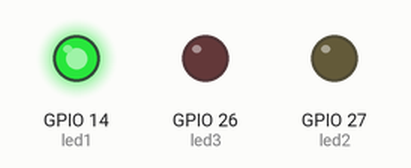
A program run on a simulated ESP32 board running MicroPython. Shown: output pins drawn as LEDs (lit = HIGH). Wiring (from the project's diagram.json): green LED on GPIO 14, red LED on GPIO 26, yellow LED on GPIO 27.

Above: at 2.5 s.
At 6.5 s:
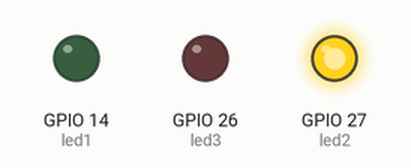
At 10.5 s:
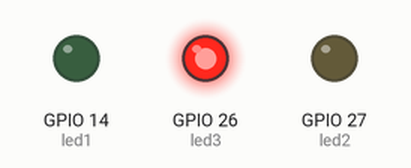
Timing chart, 0 to 16.9 s (numbered marks = the images above):
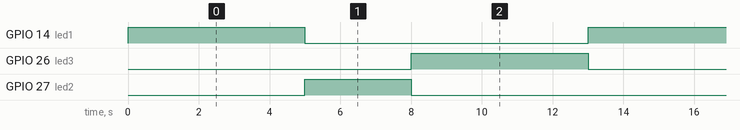

Measured:
- by itself, GPIO 14 (led1), GPIO 26 (led3): alternates HIGH for 5.0 s and LOW for 8.0 s
- by itself, GPIO 27 (led2): alternates HIGH for 3.0 s and LOW for 10.0 s
- by itself, everything shown: repeats every 13.0 s, in 3 steps

The program:

main.py
```python
import machine
import time

led1 = machine.Pin(14, machine.Pin.OUT)

led2 = machine.Pin(27, machine.Pin.OUT)

led3 = machine.Pin(26, machine.Pin.OUT)

while True:
    led1.value(1)
    time.sleep(5)
    led1.value(0)

    led2.value(1)
    time.sleep(3)
    led2.value(0)

    led3.value(1)
    time.sleep(5)
    led3.value(0)
```
